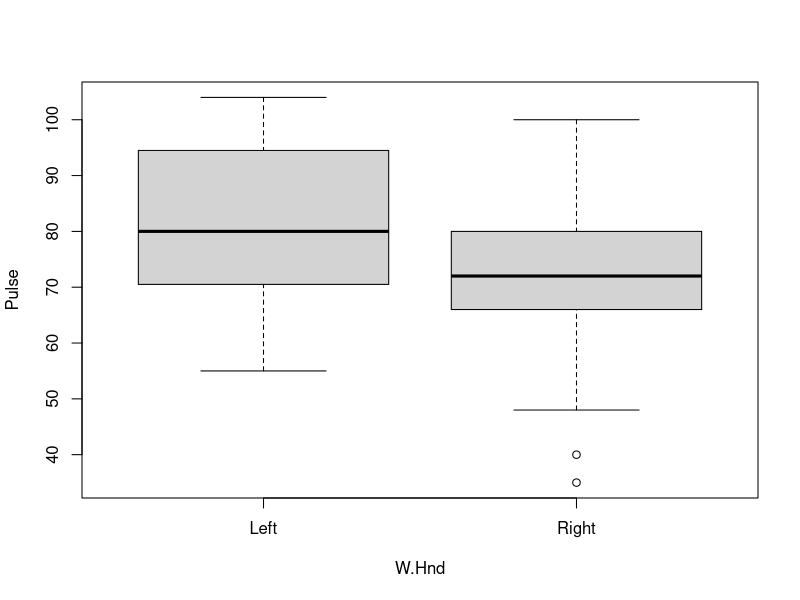
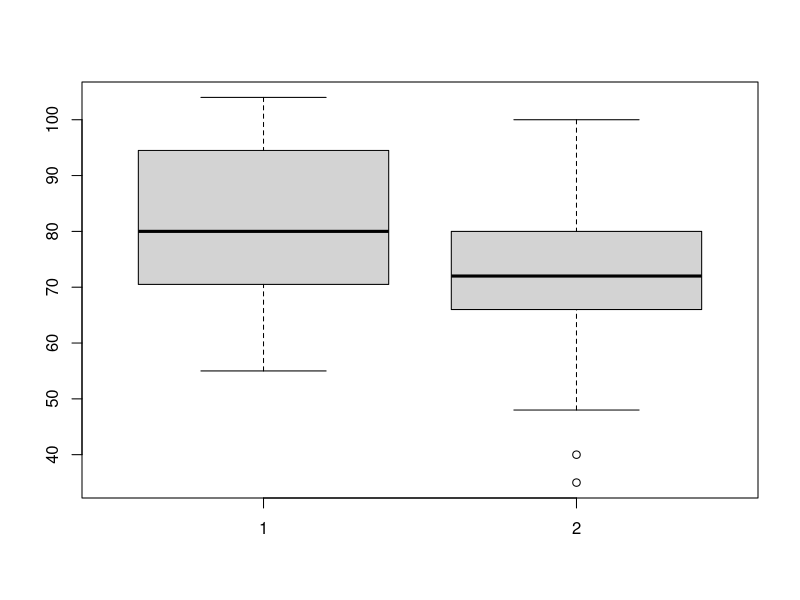

Write R code to recreate these figures, in order.
# 54
library(MASS)
attach(survey)

boxplot(Pulse ~ W.Hnd)
boxplot(Pulse[W.Hnd == "Left"], Pulse[W.Hnd == "Right"])

mean(Pulse[W.Hnd == "Left"], na.rm = T)
mean(Pulse[W.Hnd == "Right"], na.rm = T)

median(Pulse[W.Hnd == "Left"], na.rm = T)
median(Pulse[W.Hnd == "Right"], na.rm = T)
